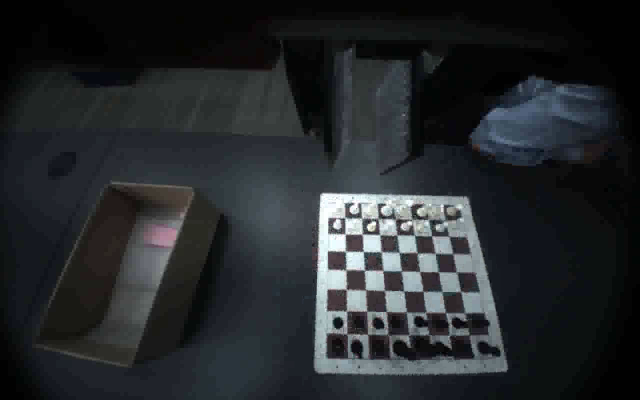
#> input picture frame 50 of testMedia/baxter.avi, 1280 x 800 px, given in place of the camera (shown at 1/2 size)
$ python ChessCam.py   (older library calls are emulated)
#> lines starting #> are read from the running program, lines starting #| are printed output that depends on the picture
### InputManager.py
#!/usr/bin/python
# -*- encoding: utf-8 -*-
# part of https://github.com/WolfgangFahl/play-chess-with-a-webcam

# Global imports
from Args import Args
from math import sin, cos, sqrt, pi, atan2
import sys
import cv2
import numpy as np
from collections import defaultdict, deque
import time
import bisect


# Local imports
from mathUtils import (intersect, distance, median, findBoundingSkewedSquare,
                       getRotationAndTranslationMatrix)
from MovementDetector import MovementDetector

#CHESSCAM_WIDTH = 640
#CHESSCAM_HEIGHT = 480
CHESSCAM_PARZEN_THRESHOLD = 5
CHESSCAM_ORIENTATION_SMOOTHING = 5
CHESSCAM_COORDINATES_SMOOTHING = 8

smoothFunc = lambda x: sum(x) / float(len(x))

class InputManager(object):
    def __init__(self):
        args=Args()

        self.cam = cv2.VideoCapture(args.args.input)
        #self.cam.set(cv2.CAP_PROP_FRAME_WIDTH, CHESSCAM_WIDTH)
        #self.cam.set(cv2.CAP_PROP_FRAME_HEIGHT, CHESSCAM_HEIGHT)
        # https://stackoverflow.com/a/11332129/1497139
        self.cam.set(cv2.CAP_PROP_FORMAT, cv2.CV_16S)

        if not self.cam:
            raise Exception("Could not initialize capturing...")

        diffs = []

        # Initialize capture threshold
        for i in range(30):
            ret, capture1 = self.cam.read()
            ret, capture2 = self.cam.read()
            diff = sum(cv2.integral(cv2.absdiff(capture1, capture2))[-1][-1])
            diffs.append(diff)
#> this loop made 16 passes
#> diff on passes 1 to 12: 28464629, 28554706, 5612586, 3118925, 4355176, 26496576, 1903541, 913074, 28682217, 41763718, 43120916, 42241678
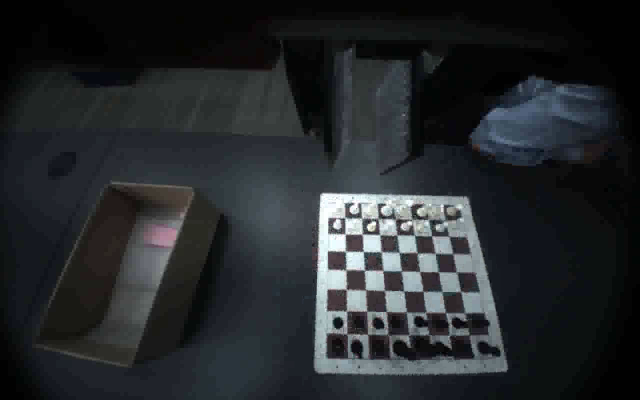
#> input picture frame 50 of testMedia/baxter.avi, 1280 x 800 px, given in place of the camera (shown at 1/2 size)
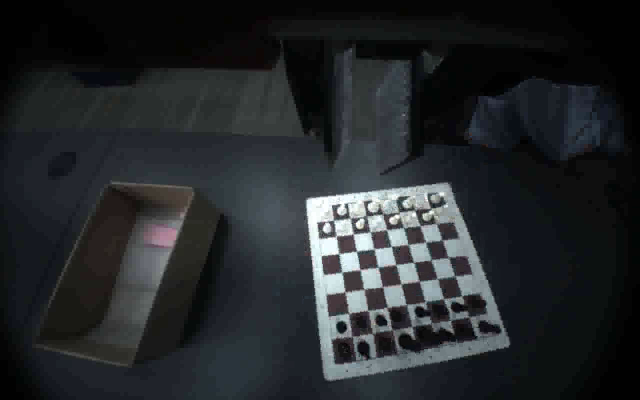
#> input picture frame 51 of testMedia/baxter.avi, 1280 x 800 px, given in place of the camera (shown at 1/2 size)
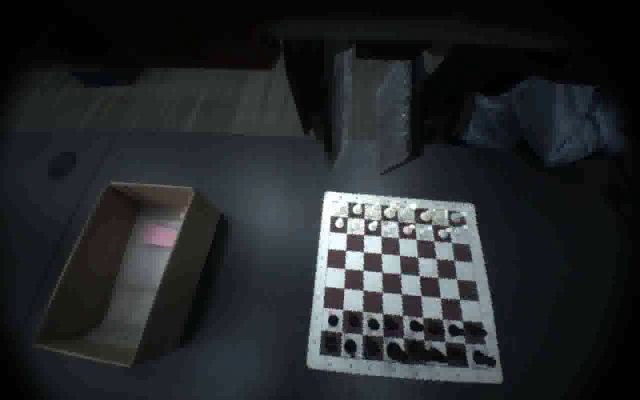
#> input picture frame 53 of testMedia/baxter.avi, 1280 x 800 px, given in place of the camera (shown at 1/2 size)
#> pass 3, in __init__, `ret, capture1 = self.cam.read()`:
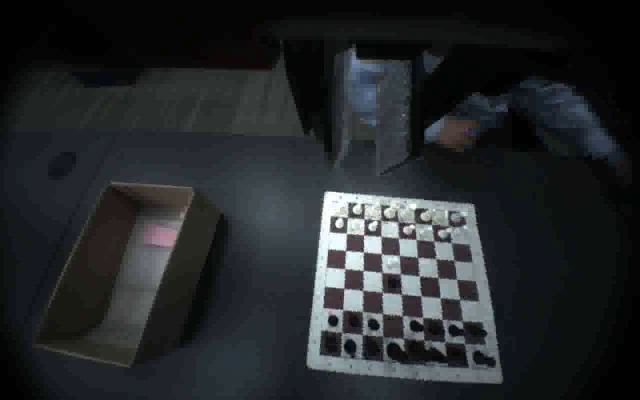
#> capture1: shape (800, 1280, 3) (shown at 1/2 size); mean B, G, R 42.9, 40.4, 37.2
#> pass 3, in __init__, `ret, capture2 = self.cam.read()`:
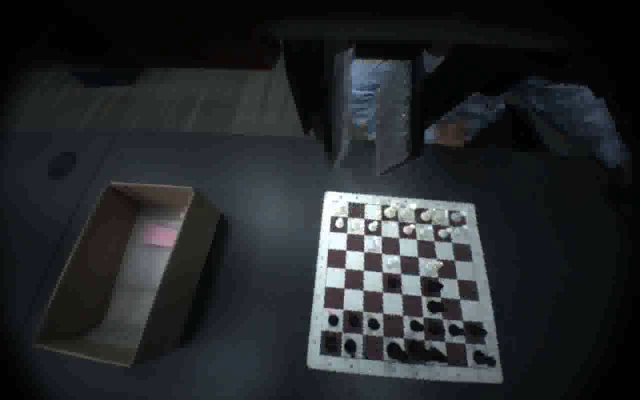
#> capture2: shape (800, 1280, 3) (shown at 1/2 size); mean B, G, R 42.8, 40.3, 37.1
#> after the loop:
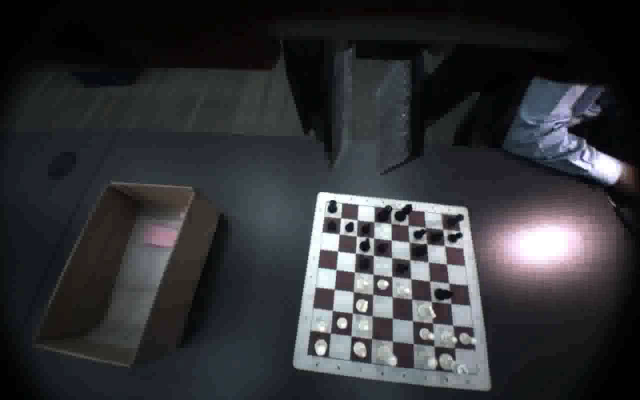
#> capture1: shape (800, 1280, 3) (shown at 1/2 size); mean B, G, R 54.8, 51.5, 50.6
#> after the loop, diffs = [28464629, 28554706, 5612586, 3118925, 4355176, 26496576, 1903541, 913074, 28682217, 41763718, 43120916, 42241678, 36366757, 15017404, 35199824]

        self.threshold = sum(diffs)/len(diffs)
        self.threshold *= 1.05

    # [9 lines left out: function getFrame, not called in this run]

# [6 lines that do not run on import are left out]

### Args.py
#!/usr/bin/python
# -*- encoding: utf-8 -*-
# part of https://github.com/WolfgangFahl/play-chess-with-a-webcam
import argparse

# default arguments for Chess Cam
class Args:
    def __init__(self):
        self.parser = argparse.ArgumentParser(description='ChessCam Argument Parser')
        self.parser.add_argument('--nouci',
                            action='store_true',
                            help="Don't use the UCI interface.")
        self.parser.add_argument('--input',
                            type=int,
                            default=0,
                            help="Manually set the input device.")
        self.parser.add_argument('--debug',
                            action='store_true',
                            help="show debug output")
        self.parser.add_argument('--cornermarker',default=None,help="filepath for an image of the cornermarker being used")
        self.parser.add_argument('--fullScreen',
                            action='store_true',
                            help="Display output in fullScreen mode")
        self.args = self.parser.parse_args()

### ChessCam.py
#!/usr/bin/python
# -*- encoding: utf-8 -*-

# Global imports
from math import sin, cos, sqrt, pi, atan2
import urllib.request, urllib.error, urllib.parse
import sys
import cv2
import numpy as np
import math
from collections import defaultdict, deque
import bisect

# Local imports
from mathUtils import intersect, distance, median, findBoundingSkewedSquare, getRotationAndTranslationMatrix
from InputManager import InputManager
from BoardFinder import BoardFinder, BadSegmentation
from MovementDetector import MovementDetector, BadImage
from Video import Video


class UserExit(Exception):
    pass


class ChessCam(object):
    def __init__(self):
        self.captureHdl = InputManager()
        self.args=self.captureHdl.args

        # Create window(s)
        cv2.namedWindow("chessCam", 1)
        #cv2.resizeWindow("chessCam", CHESSCAM_WIDTH, CHESSCAM_HEIGHT)
        if self.args.fullScreen:
            #https://stackoverflow.com/a/34337534/1497139
            cv2.setWindowProperty("chessCam",cv2.WND_PROP_FULLSCREEN,cv2.WINDOW_FULLSCREEN)

        #cv.NamedWindow("chessCamDebug", 1)
        #cv.ResizeWindow("chessCamDebug", CHESSCAM_WIDTH, CHESSCAM_HEIGHT)

        #Initialize the MovementDetector
        success = False
        while not success:
            success = True
            frame = self.captureHdl.getFrame()

            BoardFinder.debug=self.args.debug
            self.finder = BoardFinder(frame)
            if self.args.cornermarker is not None:
                video=Video()
                cornerMarkerImage=video.readImage(self.args.cornermarker)
                self.finder.calibrateCornerMarker(cornerMarkerImage)
            self.finder.prepare()
            try:
                processedImages = self.finder.GetFullImageBoard()
                self.moveDetector = MovementDetector(processedImages[0])
            except (BadImage, BadSegmentation):
                success = False

    def getNextMove(self):
        """Get a frame from the camera, analyze it and produce the movement
        descriptor performed by the player."""
        move = []
        while len(move) == 0 :
            self.frame = self.captureHdl.getFrame()

            if self.frame is not None:
                self.finder.updateImage(self.frame)
                try:
                    processedImages = self.finder.GetFullImageBoard()
                except BadSegmentation:
                    sys.stderr.write("Badly segmented image (could not find 4"
                                     " coordinates of the board)")
                    continue

                cv.ShowImage("chessCam", processedImages[2])

                try:
                    move = self.moveDetector.detectMove(processedImages[0])
                except BadImage as e:
                    #print str(e)
                    pass
                except cv2.error as e:
                    print(str(e))
                    pass

            if cv.WaitKey(10) != -1:
                raise UserExit

        return move

    def getDominatorOffset(self):
        return self.finder.getDominatorOffset()


if __name__ == "__main__":
    thisInstance = ChessCam()
    try:
        while True:
            move = thisInstance.getNextMove()
            if len(move) != 0:
                print("Move")
                print(move)

    except UserExit:
        pass

$ run again, starting later in the video
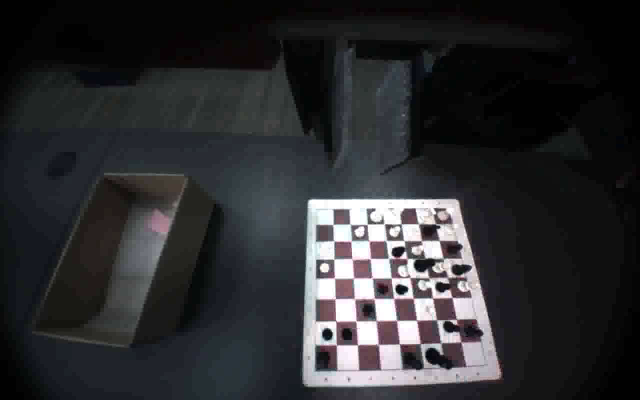
#> input picture frame 402 of testMedia/baxter.avi, 1280 x 800 px, given in place of the camera (shown at 1/2 size)
#> the loop in __init__, `for i in range(30):` made 16 passes
#> diff on passes 1 to 8: 1036976, 8010696, 7282727, 44356060, 51903585, 7915997, 913425, 3268166
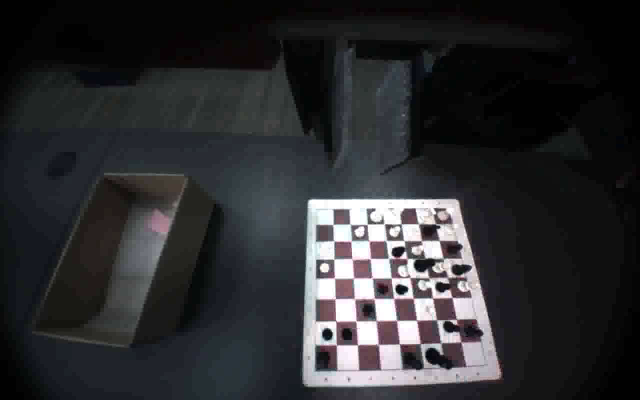
#> input picture frame 402 of testMedia/baxter.avi, 1280 x 800 px, given in place of the camera (shown at 1/2 size)
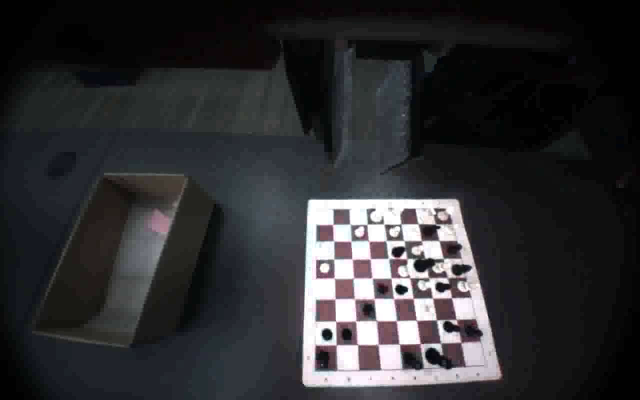
#> input picture frame 405 of testMedia/baxter.avi, 1280 x 800 px, given in place of the camera (shown at 1/2 size)
#> after the loop in __init__, `for i in range(30):`:
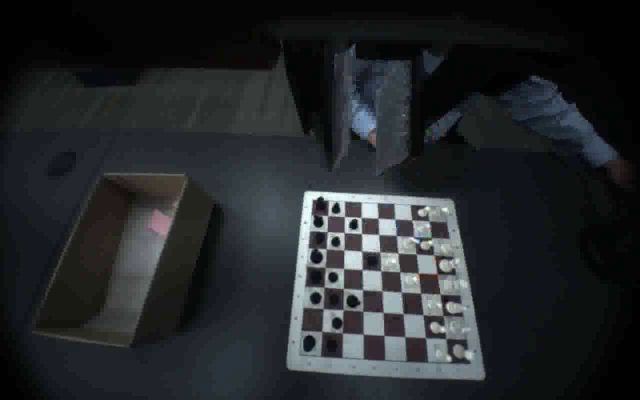
#> capture1: shape (800, 1280, 3) (shown at 1/2 size); mean B, G, R 42.5, 39.8, 36.6
#> after the loop in __init__, `for i in range(30):`: diffs = [1036976, 8010696, 7282727, 44356060, 51903585, 7915997, 913425, 3268166, 3312606, 38148986, 3868330, 4124814, 964176, 14557937, 3269185]
